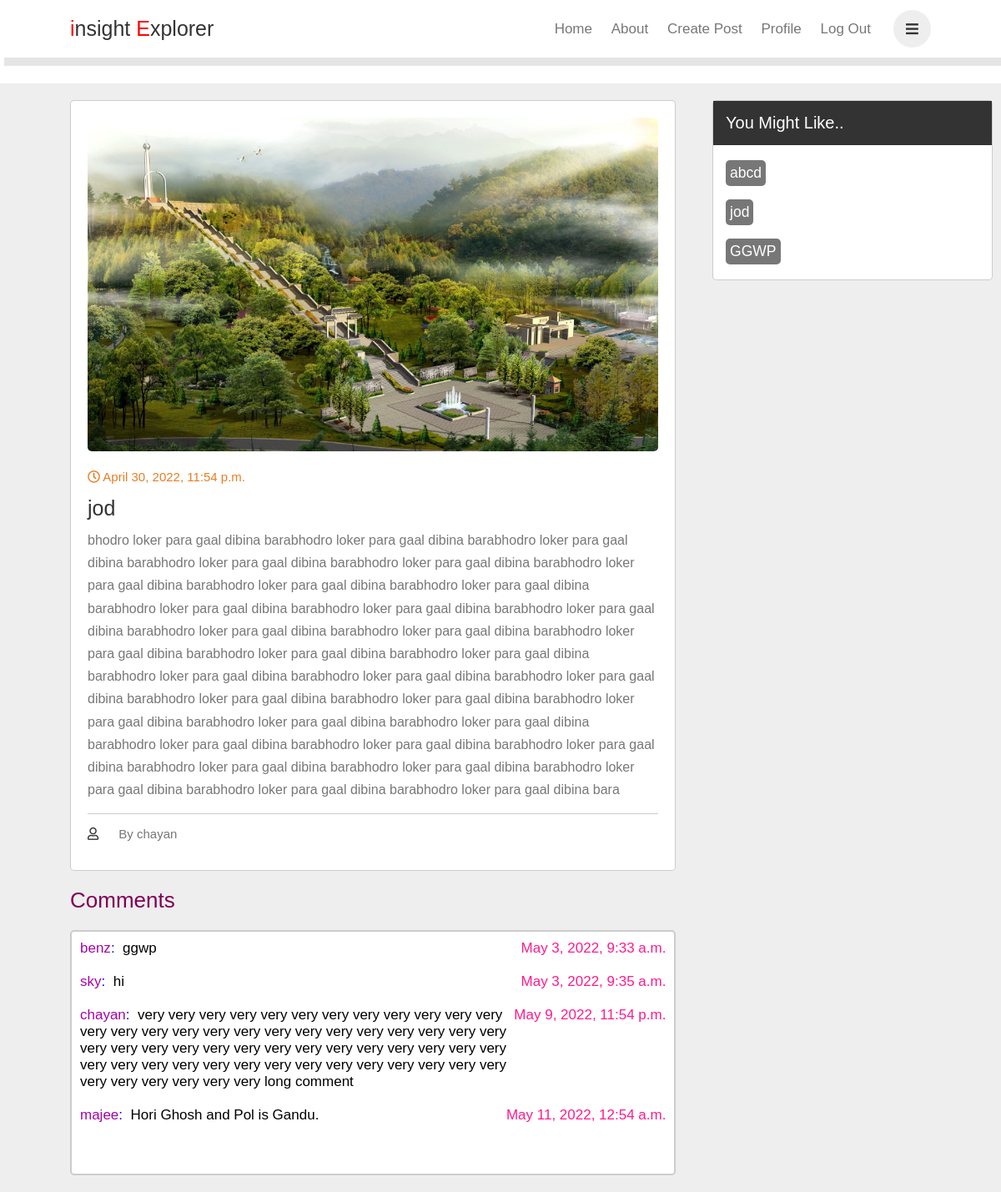
The app's page /readmore/9 with its own data.
### blogapp/models.py (models this page shows)
class Post(models.Model):
    title = models.CharField(max_length=1000)
    body = models.TextField(max_length=10000)
    img = models.ImageField(upload_to="images/")
    date = models.DateTimeField(auto_now_add=True)
    category = models.CharField(max_length=20)
    name = models.CharField(max_length=50)

class Comment(models.Model):
    body = models.TextField(max_length=200)
    date = models.DateTimeField(auto_now_add=True)
    name = models.CharField(max_length=50)
    value = models.IntegerField()

### blogapp/views.py (the view)
# urls.py: path('readmore/<int:val>',views.readmore, name='readmore'),
def readmore(request,val):
    obj = Post.objects.get(id=val)
    temp = Comment.objects.filter(value=val)
    ob = list(Post.objects.all())
    random_item = random.sample(ob,3)
    return render(request,'readmore.html', context={'obs':obj, 'temps':temp, 'random_item':random_item})

### templates/readmore.html (shortened to what this page needs)
<!DOCTYPE html>
{% load static %}
{% load social_share %}
<html lang="en">
<head>
    <link rel="stylesheet" href="https://cdnjs.cloudflare.com/ajax/libs/font-awesome/5.15.3/css/all.min.css">
    <link rel="stylesheet" href="{% static './css/style9.css' %}">
</head>
<body>
    <div class="main">
        <header class="header">
            <a href="#" class="logo"><span>i</span>nsight <span>E</span>xplorer</a>
            <nav class="navbar">
                <a href="{% url 'home' %} ">Home</a>
                <a href="{% url 'about' %}">About</a>
                <a href="{% url 'create' %} ">Create Post</a>
                <a href="/profile/{{user.username}}">Profile</a>
                <a href="{% url 'logout' %}">Log out</a>
            </nav>
            <div class="icons">
                <i class="fas fa-bars" id="menu-bars"></i>
            </div>
        </header>
    </div>
    <div class="obj">
        <section class="container" id="posts">
            <div class="posts-container">
                <div class="post">
                    <img src="{{obs.img.url}}" alt="" class="image">
                    <div class="date">
                        <i class="far fa-clock"></i>
                        <span>{{obs.date}}</span>
                    </div>
                    <h3 class="title">{{obs.title}}</h3>
                    <p class="text">{{obs.body}}</span></p>
                    <div class="links">
                        <a href="#" class="user">
                            <i class="far fa-user"></i>
                            <span>By {{obs.name}}</span>
                        </a>
                    </div>
                </div>
                <div class="sidebar">
                    <div class="box">
                        <h3 class="title">You might like..</h3>
                        <div class="category">
                            {% for item in random_item %}
                            <a href="/readmore/{{item.id}}"><span>
                                    <h3>{{item.title|safe|truncatewords:"3"}}</h3>
                                </span></a>
                            {% endfor %}
                        </div>
                    </div>
                </div>
                <h2>Comments</h2>
                <div class="xyz">
                    {% if temps|length == 0 %}
                    <p>No comments found :(</p><br>
                    {% else %}
                    {% for temp in temps %}
                    <p class="comment"><span class="user-comment"><a href="/profile/{{temp.name}}"><span
                                    class="def">{{temp.name}}</span>:</a> <span
                            class="comment-data">&nbsp;{{temp.body}}</span></span> <span
                            class="ghi">{{temp.date}}</span></p>
                    <br>
                    {% endfor %}
                    <br>
                    {% endif %}
                </div>
        </section>
    </div>
</body>
</html>

### static/css/style9.css (style rules this page uses)
:root { --orange:#e67e22; --black:#333; --light-color:#777; --border:.1rem solid rgba(0,0,0,.2); --box-shadow:0.5rem 1rem rgba(0,0,0,.1); }
* { margin: 0; padding: 0; box-sizing: border-box; text-decoration: none; font-family: Verdana, Geneva, Tahoma, sans-serif; outline: none; border: none; font-weight: lighter; }
html { font-size: 62.5%; overflow-x: hidden; scroll-behavior: smooth; scroll-padding-top: 6rem; }
section { padding:2rem 7%; }
.header { position: fixed; top: 0; left: 0; right: 0; background: #fff; box-shadow: var(--box-shadow); display: flex; align-items: center; padding: 1.2rem 7%; z-index: 1; }
.header .logo { color: var(--black); font-size: 2.5rem; margin-right: auto; }
.header .logo span { color: red; }
.header .navbar a { color: var(--light-color); margin-right: 2rem; font-size: 1.7rem; text-transform: capitalize; }
.header .icons i { height: 4.5rem; line-height: 4.5rem; width: 4.5rem; text-align: center; color: var(--black); background: #eee; border-radius: 50%; margin-left: .7rem; font-size: 1.7rem; cursor: pointer; }
.container { display: grid; grid-template-columns: 2.5fr 1fr; gap:1.5rem; background: #eee; }
.posts-container { min-width: 70%; }
.container .posts-container .post { width: 100%; padding: 2rem; background: #fff; border: var(--border); border-radius: .5rem; margin-bottom: 2rem; }
.container .posts-container .post .image { height: 40rem; width: 100%; border-radius: .5rem; object-fit: cover; }
.container .posts-container .post .date { padding-top: 2rem; font-size: 1.5rem; color: var(--orange); }
.container .posts-container .post .title { padding-top: 1.5rem; font-size: 2.5rem; color: var(--black); }
.container .posts-container .post .text { color: var(--light-color); font-size: 1.6rem; line-height: 1.7; padding: 1rem 0; }
.container .posts-container .links { border-top: var(--border); margin-top: .5rem; padding-top: 1.5rem; display: flex; align-items: center; }
.container .posts-container .links .user { margin-right: auto; padding-bottom: 1.5rem; }
.container .posts-container .links a { font-size: 1.5rem; color: var(--light-color); }
.container .posts-container .links a i { padding-right: 2rem; color: var(--black); }
.obj { padding-top: 100px; }
h2 { font-size: 2.6rem; color: #800055; }
.xyz { font-size: 1.7rem; padding: 1rem; box-sizing: border-box; border: 2px solid #ccc; border-radius: 0.5rem; background-color: #fff ; padding-bottom: 20px; display: inline-block; grid-template-columns: 2.5fr 1fr; width: 100%; align-items: center; justify-content: space-between; }
h2 { padding-bottom: 20px; }
.def { color: rgb(165, 4, 165); }
.ghi { color:#ff1a8c; white-space: nowrap; margin-left: 5px; }
.comment { display: flex; justify-content: space-between; }
.container .sidebar .box { border: var(--border); border-radius: .5rem; background: #fff; margin-bottom: 0.5rem; position: absolute; top: 120px; min-width: 28%; height: auto; right: 10px; }
.container .sidebar .box .title { padding: 1.5rem; font-size: 2rem; color: #fff; background: var(--black); text-transform: capitalize; }
.container .sidebar .box .category { padding: 1rem 1.5rem; }
.container .sidebar .box .category a { padding: .8rem 0; font-size: 1.5rem; color: var(--black); display: flex; align-items: center; justify-content: space-between; }
.container .sidebar .box .category a span { background: var(--light-color); color: #fff; border-radius: .5rem; padding: .5rem; }

### records on screen
Post: img (picture), date "April 30, 2022, 11:54 p.m.", title "jod", body "bhodro loker para gaal dibina barabhodro loker para gaal dibina barabhodro loker para gaal dibina barabhodro loker para gaal dibina barabhodro loker para gaal dibina barabhodro loker para gaal dibina barabhodro loker para gaal dibina barabhodro loker para gaal dibina barabhodro loker para gaal dibina barabhodro loker para gaal dibina barabhodro loker para gaal dibina barabhodro loker para gaal dibina barabhodro loker para gaal dibina barabhodro loker para gaal dibina barabhodro loker para gaal dibina barabhodro loker para gaal dibina barabhodro loker para gaal dibina barabhodro loker para gaal dibina barabhodro loker para gaal dibina barabhodro loker para gaal dibina barabhodro loker para…", name "chayan"
Post: title "abcd"
Post: title "GGWP"
Comment: name "benz", body "ggwp", date "May 3, 2022, 9:33 a.m."
Comment: name "sky", body "hi", date "May 3, 2022, 9:35 a.m."
Comment: name "chayan", body "very very very very very very very very very very very very very very very very very very very very very very very very very very very very very very very very very very very very very very very very very very very very very very very very very very very very very very very very very very very very long comment", date "May 9, 2022, 11:54 p.m."
Comment: name "majee", body "Hori Ghosh and Pol is Gandu.", date "May 11, 2022, 12:54 a.m."
